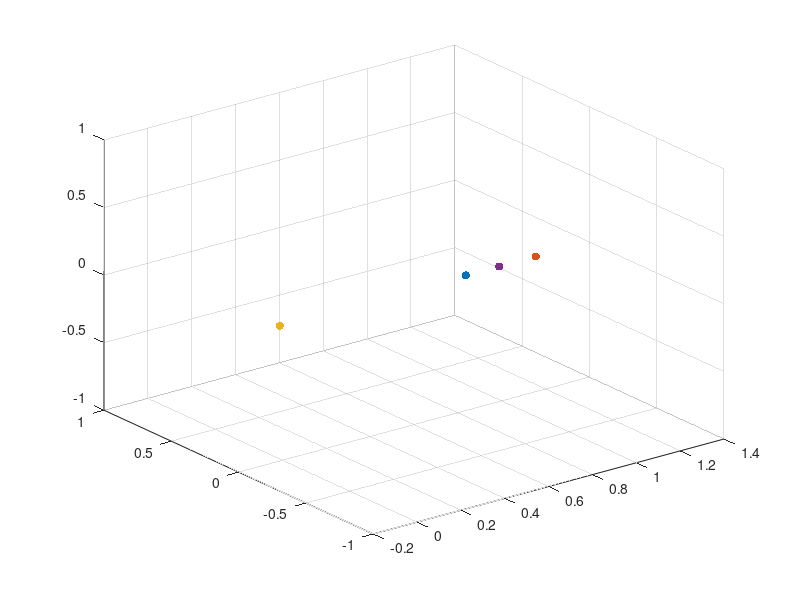

This chart was generated by the following MATLAB code: (Note: this script raises an error after producing the figure.)
clear; clc; close all;

%% Constants and IC

G = 6.67408 * 10^-11; % m3/(kgs2)
G = G / (10^9); % km3/(kgs2)

% Earth
mu_earth = 398600.435507; % km3/s2
a_earth = 149598023; % km
e_earth = 0.016708617;
mass_earth = mu_earth / G; % kg

% Moon
mu_moon = 4902.800118; % km3/s2
a_moon = 384400; % km
e_moon = 0.05490;
mass_moon = mu_moon / G; % kg

% Earth-Moon system
mass_ratio_em = mass_moon / (mass_earth + mass_moon);
m_star_em = mass_earth + mass_moon;
l_star_em = a_moon;
t_star_em = sqrt(l_star_em^3/(G * m_star_em));

mu = mass_ratio_em;

halo_orbits = load("V_family_halo_L1.mat").V_family;
lyapunov_orbits = load("V_family_L2_Lyapunov_orbits.mat").V_family;
em_eq_pts = load("eq_points.mat").em_eq_pts;

l2_pos = [em_eq_pts(2,:), 0];
l1_pos = [em_eq_pts(1,:), 0];
p1_pos = [-mu, 0, 0];
p2_pos = [1-mu, 0, 0];

figure(1)
scatter3(l1_pos(1), l1_pos(2), 0, 'filled', 'red')
hold on
scatter3(l2_pos(1), l2_pos(2), 0, 'filled', 'red')
scatter3(p1_pos(1), p1_pos(2), 0, 'filled', 'blue')
scatter3(p2_pos(1), p2_pos(2), 0, 'filled', 'black')

% Set options for ode113
options = odeset('RelTol', 1e-12, 'AbsTol', 1e-12);

[tout_halo, xout_halo] = ode113(@(t,state)CR3BP(state, mu), [0, halo_orbits(7,end)], halo_orbits(1:6,end), options);
plot3(xout_halo(:,1), xout_halo(:,2), xout_halo(:,3), 'LineWidth',2)

[tout_lyapunov, xout_lyapunov] = ode113(@(t,state)CR3BP(state, mu), [0, lyapunov_orbits(7,end-3)], lyapunov_orbits(1:6,end-3), options);
plot3(xout_lyapunov(:,1), xout_lyapunov(:,2), xout_lyapunov(:,3), 'LineWidth',2)

legend("L1", "L2", "Earth", "Moon", "Initial Halo Orbit", "Final Lyapunov Orbit")
title("Initial and Final Orbits")
xlabel('$$\hat{x}$$','Interpreter','Latex', 'FontSize',18)
ylabel('$$\hat{y}$$','Interpreter','Latex', 'FontSize',18)
zlabel('$$\hat{z}$$','Interpreter','Latex', 'FontSize',18)
